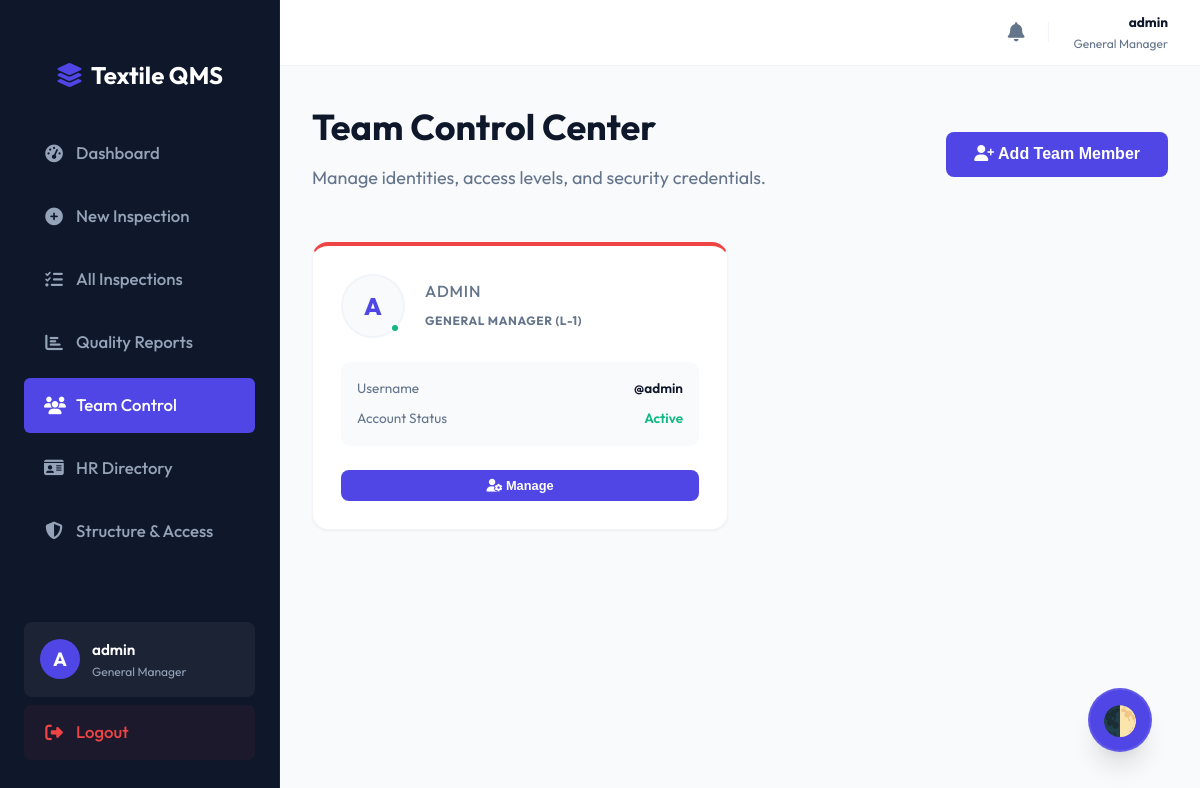
/users.php (signed in), run on the app's committed database.
### tables this page shows
CREATE TABLE IF NOT EXISTS users (
    id INT AUTO_INCREMENT PRIMARY KEY,
    username VARCHAR(50) NOT NULL UNIQUE,
    password VARCHAR(255) NOT NULL,
    role ENUM('admin', 'supervisor', 'Quality Manager', 'Quality Supervisor') DEFAULT 'admin',
    role_id INT,
    created_at TIMESTAMP DEFAULT CURRENT_TIMESTAMP,
    FOREIGN KEY (role_id) REFERENCES roles(id) ON DELETE SET NULL
);

CREATE TABLE IF NOT EXISTS roles (
    id INT AUTO_INCREMENT PRIMARY KEY,
    role_name VARCHAR(50) NOT NULL UNIQUE,
    level INT DEFAULT 0,
    description TEXT
);

### users.php (the view, shortened to what this page needs)
<?php
include 'db.php';
$result = $conn->query("SELECT u.id, u.username, u.role_id, r.role_name, r.level, p.full_name
                        FROM users u
                        LEFT JOIN roles r ON u.role_id = r.id
                        LEFT JOIN personnel_details p ON u.id = p.user_id
                        ORDER BY r.level ASC, u.username ASC");
?>
<?php
include 'layout_header.php';
?>
<div style="display: flex; justify-content: space-between; align-items: center; margin-bottom: 2rem;">
    <div>
        <h2 style="margin: 0;">Team Control Center</h2>
        <p style="color: var(--text-light); margin-top: 0.5rem;">Manage identities, access levels, and security credentials.</p>
    </div>
    <button onclick="openAddModal()" class="btn-primary" style="width: auto;"><i class="fa-solid fa-user-plus"></i> Add Team Member</button>
</div>
<div class="card-grid" style="grid-template-columns: repeat(auto-fill, minmax(320px, 1fr)); gap: 1.5rem;">
    <?php while($user = $result->fetch_assoc()): ?>
    <div class="card user-card level-<?php echo $user['level']; ?>">
        <div style="display: flex; gap: 1.25rem; align-items: center;">
            <div style="position: relative;">
                <div class="avatar-lg"><?php echo strtoupper(substr($user['username'], 0, 1)); ?></div>
                <div class="status-indicator"></div>
            </div>
            <div style="flex: 1;">
                <h3 style="margin: 0;"><?php echo htmlspecialchars($user['full_name'] ?: $user['username']); ?></h3>
                <span style="font-size: 0.75rem; color: var(--text-light); text-transform: uppercase; font-weight: 700; letter-spacing: 0.05em;">
                    <?php echo htmlspecialchars($user['role_name']); ?> (L-<?php echo $user['level']; ?>)
                </span>
            </div>
        </div>
        <div style="margin-top: 1.5rem; background: var(--bg-color); padding: 1rem; border-radius: 0.5rem; font-size: 0.85rem;">
            <div style="display: flex; justify-content: space-between; margin-bottom: 0.5rem;">
                <span style="color: var(--text-light);">Username</span>
                <span style="font-weight: 600;">@<?php echo htmlspecialchars($user['username']); ?></span>
            </div>
            <div style="display: flex; justify-content: space-between;">
                <span style="color: var(--text-light);">Account Status</span>
                <span style="color: #10b981; font-weight: 600;">Active</span>
            </div>
        </div>
        <div style="margin-top: 1.5rem; display: flex; gap: 0.5rem;">
            <button onclick='openEditModal(<?php echo json_encode($user); ?>)' class="btn-secondary" style="flex: 1; font-size: 0.8rem; padding: 0.5rem;"><i class="fa-solid fa-user-gear"></i> Manage</button>
        </div>
    </div>
    <?php endwhile; ?>
</div>
<?php include 'layout_footer.php'; ?>

### style.css (style rules this page uses)
:root { --primary-color: #4f46e5; --primary-hover: #4338ca; --secondary-color: #10b981; --danger-color: #ef4444; --warning-color: #f59e0b; --text-color: #0f172a; --text-light: #64748b; --bg-color: #f8fafc; --card-bg: #ffffff; --sidebar-bg: #0f172a; --sidebar-text: #94a3b8; --border-color: #f1f5f9; --shadow-sm: 0 1px 2px 0 rgb(0 0 0 / 0.05); --shadow-md: 0 4px 6px -1px rgb(0 0 0 / 0.1), 0 2px 4px -2px rgb(0 0 0 / 0.1); --card-bg: #ffffff; --bg-color: #f8fafc; --text-color: #0f172a; --text-light: #64748b; --border-color: #f1f5f9; }
* { box-sizing: border-box; }
body { font-family: 'Outfit', sans-serif; background-color: var(--bg-color); margin: 0; padding: 0; color: var(--text-color); line-height: 1.6; font-size: 1.125rem; -webkit-font-smoothing: antialiased; transition: background-color 0.3s, color 0.3s; }
h2 { font-size: 2.25rem; font-weight: 700; color: var(--text-color); margin: 0; }
.card-grid { display: grid; grid-template-columns: repeat(auto-fit, minmax(240px, 1fr)); gap: 1.5rem; margin-bottom: 2rem; }
.card { background: var(--card-bg); border-radius: 1rem; padding: 1.75rem; box-shadow: var(--shadow-sm); border: 1px solid var(--border-color); transition: all 0.3s; }
.card h3 { font-size: 1rem; font-weight: 500; color: var(--text-light); margin: 0 0 0.5rem 0; text-transform: uppercase; letter-spacing: 0.05em; }
button { background-color: var(--primary-color); color: white; padding: 0.85rem 1.75rem; border: none; border-radius: 0.5rem; font-weight: 700; font-size: 1rem; cursor: pointer; transition: all 0.2s; }

### users.php (style rules this page uses)
.user-card { transition: all 0.3s ease; border-top: 4px solid var(--border-color); position: relative; }
.user-card.level-1 { border-top-color: #ef4444; }
.avatar-lg { width: 64px; height: 64px; border-radius: 50%; background: var(--bg-color); color: var(--primary-color); display: flex; align-items: center; justify-content: center; font-size: 1.5rem; font-weight: 800; border: 2px solid var(--border-color); }
.status-indicator { width: 10px; height: 10px; border-radius: 50%; background: #10b981; position: absolute; bottom: 5px; right: 5px; border: 2px solid white; }

### data on the page
users: username "A", username "ADMIN", role.role_name "GENERAL MANAGER", role.level "1", username "admin"

### other printed values
substr($username, 0, 1) "A"
$username "admin"
$_SESSION['role_name'] "General Manager"
